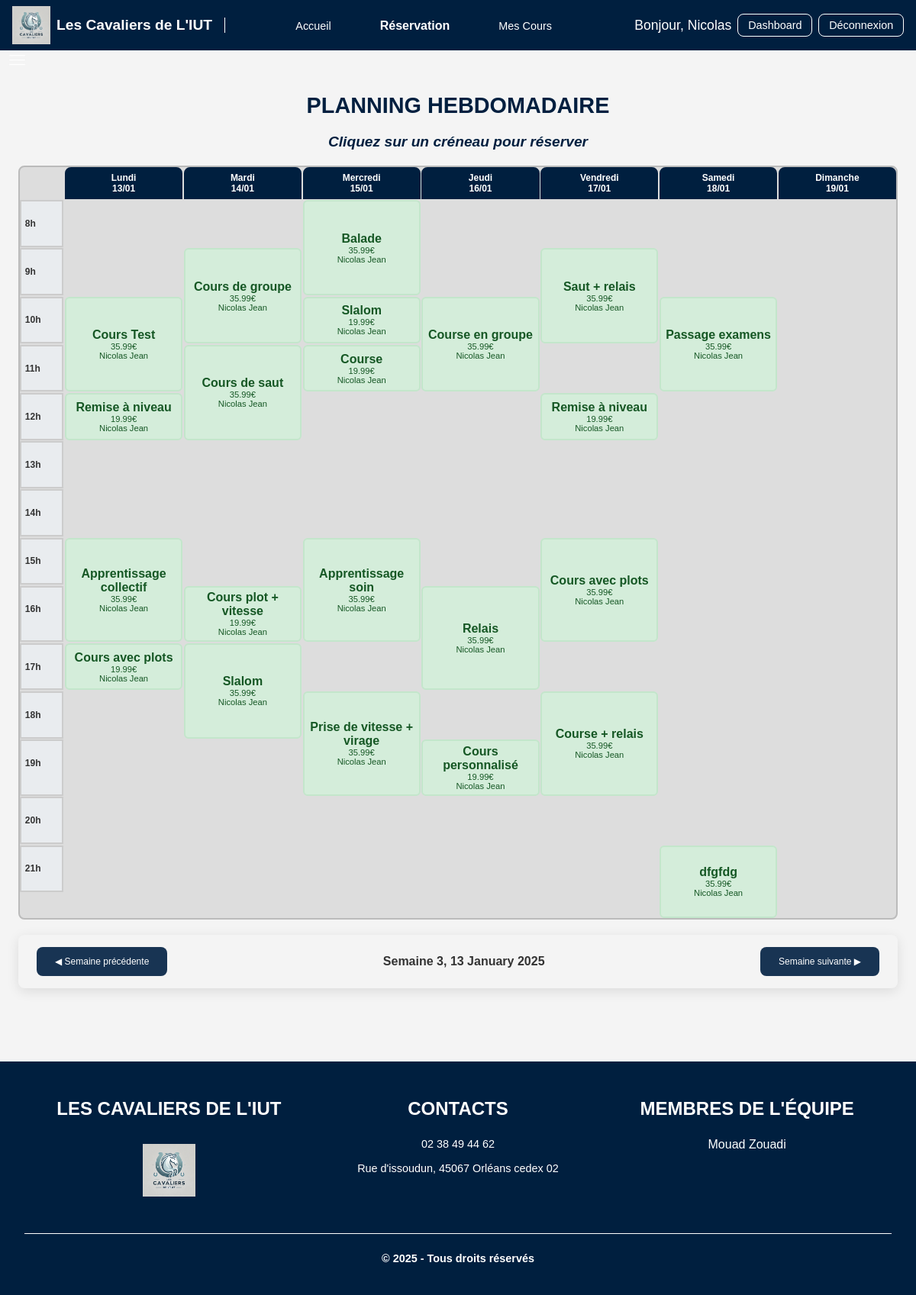
Page /index.php?action=planning&week=3&year=2025 (signed in) on the committed database.
### tables this page shows
CREATE TABLE PERSONNE
(
    id_p             INT PRIMARY KEY AUTO_INCREMENT,
    nom              VARCHAR(42),
    prenom           VARCHAR(42),
    adresse          VARCHAR(100),
    telephone        VARCHAR(15),
    email            VARCHAR(100),
    mdp              VARCHAR(64),
    experience       TEXT           NULL,
    salaire          DECIMAL(10, 2) NULL,
    poids            FLOAT          NULL CHECK (poids > 9 AND poids < 51),
    cotisation       BOOLEAN,
    date_inscription DATE    DEFAULT (CURRENT_DATE),
    niveau           INT            NULL CHECK (niveau > 0 AND niveau < 4),
    admin            BOOLEAN DEFAULT FALSE
);

CREATE TABLE COURS_REALISE
(
    id_cours    INT      NOT NULL,
    id_moniteur INT      NOT NULL,
    dateR       DATETIME NOT NULL,
    PRIMARY KEY (id_cours, dateR),
    FOREIGN KEY (id_cours) REFERENCES COURS_PROGRAMME (id_cp),
    FOREIGN KEY (id_moniteur) REFERENCES PERSONNE (id_p)
);

CREATE TABLE COURS_PROGRAMME
(
    id_cp            INT PRIMARY KEY AUTO_INCREMENT,
    nom_cours        VARCHAR(42),
    niveau           INT CHECK (niveau > 0 AND niveau < 4),
    duree            INT CHECK (duree > 0 AND duree < 3),
    heure            TIME CHECK (HOUR(heure) > 0 AND HOUR(heure) < 25),
    jour             VARCHAR(16) CHECK (jour IN
                                        ('Lundi', 'Mardi', 'Mercredi', 'Jeudi', 'Vendredi', 'Samedi', 'Dimanche')),
    Ddd              date,
    Ddf              date,
    nb_personnes_max INT CHECK (nb_personnes_max > 0 AND nb_personnes_max < 11)
);

### index.php (called while the page is built, shortened)
<?php
$router = new Router();
$router->execute();
?>

### App/Database/Database.php (called while the page is built, shortened)
<?php
abstract class Database implements IDatabase
{
    public function query($statement) {
        $pdo = $this->getPDO();
        return $pdo->query($statement);
    }
    public function prepare($statement, $options = []) {
        $pdo = $this->getPDO();
        return $pdo->prepare($statement, $options);
    }
}

### App/Controllers/Planning/PlanningDB.php (called while the page is built, shortened)
<?php
class PlanningDB
{
    static function getWeeklySchedule()
    {
        $stmt = App::getApp()->getDB()->query("
        SELECT
            cp.id_cp,
            cp.nom_cours,
            cp.niveau,
            cp.duree,
            cp.heure,
            cp.jour,
            cp.Ddd,
            cp.Ddf,
            cp.nb_personnes_max,
            p.nom AS nom_moniteur,
            p.prenom AS prenom_moniteur,
            cr.dateR
        FROM COURS_REALISE cr
        LEFT JOIN COURS_PROGRAMME cp ON cp.id_cp = cr.id_cours
        LEFT JOIN PERSONNE p ON cr.id_moniteur = p.id_p
        LEFT JOIN RESERVER r ON cp.id_cp = r.id_cours
        GROUP BY
            cp.id_cp, cp.jour, cp.heure, cp.nom_cours, cp.niveau, cp.duree, cp.nb_personnes_max, p.nom, p.prenom, cr.dateR
        ORDER BY
            CASE cp.jour
                WHEN 'Lundi' THEN 1
                WHEN 'Mardi' THEN 2
                WHEN 'Mercredi' THEN 3
                WHEN 'Jeudi' THEN 4
                WHEN 'Vendredi' THEN 5
                WHEN 'Samedi' THEN 6
                WHEN 'Dimanche' THEN 7
                ELSE 8
            END,
            cp.heure
    ");
        return $stmt->fetchAll(PDO::FETCH_ASSOC);
    }
}
?>

### App/Autoloader.php (called while the page is built, shortened)
<?php
class Autoloader{
    static function autoload($fqcn): void{
        $path = str_replace('\\', '/', $fqcn);
    }
}

### App/Views/Template.php (called while the page is built, shortened)
<?php
final class Template {
    private string $path;
    private string $layout;
    private array $cssFiles;
    private string $content;
    public function __construct(string $path) {
        $this->path = $path;
    }
    public function getPath():string {
        return $this->path;
    }
    public function getLayout():string {
        return $this->layout;
    }
    public function getContent():string {
        return $this->content;
    }
    public function getCssFiles():array {
        return $this->cssFiles;
    }
    public function setLayout(string $layout):self {
        $this->layout = $layout;
        return $this;
    }
    public function setContent(string $content):self {
        $this->content = $content;
        return $this;
    }
    public function setCssFiles(array $cssFiles):self {
        $this->cssFiles = $cssFiles;
        return $this;
    }
    public function compile():string {
        $cssFiles = $this->getCssFiles();
        $content = $this->getContent();
        require sprintf('%s/%s.php', $this->getPath(), $this->getLayout());
        return ob_get_clean();
    }
}
?>

### App/Controllers/Auth/Auth.php (called while the page is built, shortened)
<?php
class Auth
{
    static function isUserLoggedIn(): bool
    {
        return isset($_SESSION['user_id']);
    }
    static function isInstructor(): bool
    {
        return isset($_SESSION['is_instructor']) && $_SESSION['is_instructor'];
    }
    static function getCurrentUser(): ?array
    {
        if (self::isUserLoggedIn()) {
            return [
                'id' => $_SESSION['user_id'],
                'name' => $_SESSION['user_name'],
                'email' => $_SESSION['user_email'],
                'is_instructor' => $_SESSION['is_instructor'],
                'is_admin' => $_SESSION['is_admin']
            ];
        }
        return null;
    }
    static function getCurrentUserObj() {
        if (self::isUserLoggedIn()) {
            return self::getUserById($_SESSION['user_id']);
        }
        return null;
    }
    static function getUserById($id) {
        $query = App::getApp()->getDB()->prepare('SELECT * FROM PERSONNE WHERE id_p = :id_p');
        $query->execute(array(':id_p' => $id));
        $user = $query->fetch();
        return self::createUserObject($user);
    }
    private static function createUserObject($user)
    {
        $userObj = null;
        if ($user) {
            if (isset($user['salaire'])) {
                $userObj = new Instructor($user['id_p'], $user['nom'], $user['prenom'], $user['adresse'], $user['email'], $user['telephone'], $user['niveau'], $user['poids'], $user['mdp'], $user['date_inscription'], $user['cotisation'], $user['admin'], $user['salaire'], $user['experience']);
            } else {
                $userObj = new User($user['id_p'], $user['nom'], $user['prenom'], $user['adresse'], $user['email'], $user['telephone'], $user['niveau'], $user['poids'], $user['mdp'], $user['date_inscription'], $user['cotisation'], $user['admin']);
            }
        }
        return $userObj;
    }
}
?>

### App/Controllers/Planning/Cours/Cours.php (the view, shortened to what this page needs)
<?php
class Cours {
    public $id_cours;
    public $date;
    public $heure;
    public $duree;
    public $nom_cours;
    public $niveau;
    public $nb_personnes_max;
    public $nom_moniteur;
    public $participants;
    public $prix;
    public function __construct($jour, $heure, $duree, $nom_cours, $niveau, $nb_personnes_max, $nom_moniteur,$date, $id_cours, $participants) {
        $this->heure = $heure;
        $this->duree = $duree;
        $this->nom_cours = $nom_cours;
        $this->niveau = $niveau;
        $this->nom_moniteur = $nom_moniteur;
        $this->nb_personnes_max = $nb_personnes_max;
        $this->date = $date;
        $this->id_cours = $id_cours;
        if($this->duree == 2){
            $this->prix = 35.99;
        }else{
            $this->prix = 19.99;
        }
        $this->participants = $participants;
    }
    public function getHeure() {
        return $this->heure;
    }
    public function __repr__() {
        $unformattedDate = new DateTime($this->date);
        $startTime = new DateTime($this->heure);
        $formattedTime = $startTime->format('H:i:s');
        $endTime = clone $startTime;
        $endTime->modify("+{$this->duree} hours");
        $formattedTimeFin = $endTime->format('H:i:s');
        return "
            <div class='course' onclick='openBookingPopup(" . json_encode([
                'nom_cours' => $this->nom_cours,
                'moniteur' => $this->nom_moniteur,
                'nb_personnes_max' => $this->nb_personnes_max,
                'date' => $unformattedDate->format('Y-m-d'),
                'heure' => $formattedTime,
                'heureFin' => $formattedTimeFin,
                'id_cours' => $this->id_cours,
                'prix' => $this->prix,
                'id_user' => $_SESSION['user']['id'],
                'niveau' => $this->niveau,
                'participants' => $this->participants
            ]) . ")'>
                <h4>" . htmlspecialchars($this->nom_cours) . "</h4>
                <p><strong></strong> " . htmlspecialchars($this->prix) . "€</p>
                <p><strong></strong> " . htmlspecialchars($this->nom_moniteur) . "</p>
            </div>";
    }
}
?>

### App/Controllers/Planning/Planning.php (shortened to what this page needs)
<?php
class Planning
{
    private array $planning = [];
    private $id_client;
    private $id_poney;
    public function __construct(int $week, int $year, $id_client,$id_poney)
    {
        $this->id_client = $id_client;
        $this->id_poney = $id_poney;
    }
    public function generatePlanning(): void
    {
        if($this->id_client){
            $moniteur = Auth::getUserById($this->id_client);
            if ($moniteur->isInstructor()) {
                $schedule = PlanningDB::getWeeklyScheduleForInstructor($moniteur->id);
            } else {
                $schedule = PlanningDB::getWeeklyScheduleForClient($this->id_client);
            }
        }elseif($this->id_poney){
            $schedule = PlanningDB::getWeeklyScheduleForPoney($this->id_poney);
        }else{
        $schedule = PlanningDB::getWeeklySchedule();
        }
    }
    private function addCoursToPlanning(Cours $cours): void
    {
        $jour = $cours->getJour();
        $heure = $cours->getHeure();
        $heure = (int)substr($heure, 0, 2);
        $duree = $cours->getDuree();
        if (!isset($this->planning[$jour])) {
            $this->planning[$jour] = [];
        }
        $case = ($duree === 1) ? new CaseSimple() : new CaseDouble();
        $case->addCours($cours);
        $this->planning[$jour][$heure] = $case;
    }
    public function renderPlanning(): string
    {
        $jours = ['Lundi', 'Mardi', 'Mercredi', 'Jeudi', 'Vendredi', 'Samedi', 'Dimanche'];
        $planningHtml = '';
        foreach ($this->planning as $jour => $cases) {
            foreach ($cases as $heure => $case) {
                $jourIndex = array_search($jour, $jours) + 2;
                $startRow = $heure - 6;
                $rowSpan = $case->getDuration();
                $planningHtml .= "<div class='course-case' style='grid-column: $jourIndex; grid-row: $startRow / span $rowSpan'>";
                $planningHtml .= $case->__repr__();
                $planningHtml .= "</div>";
            }
        }
        return $planningHtml;
    }
}
?>

### App/Controllers/Planning/Cours/CaseDouble.php (shortened to what this page needs)
<?php
class CaseDouble extends ConteneurCours {
    public function getDuration() {
        return 2;
    }
    public function __repr__() {
        $html = "<div class='case-double' style='grid-row: span 2;'>";
        foreach ($this->cours as $cours) {
            $html .= $cours->__repr__();
        }
        $html .= "</div>";
        return $html;
    }
}
?>

### App/Controllers/Planning/Cours/CaseSimple.php (shortened to what this page needs)
<?php
class CaseSimple extends ConteneurCours {
    public function getDuration() {
        return 1;
    }
    public function __repr__() {
        $html = "<div class='case-simple'>";
        foreach ($this->cours as $cours) {
            $html .= $cours->__repr__();
        }
        $html .= "</div>";
        return $html;
    }
}
?>

### templates/main.php (shortened to what this page needs)
<!DOCTYPE html>
<html lang="fr">
<head>
    <link rel="stylesheet" href="./static/css/header.css">
    <link rel="stylesheet" href="./static/css/footer.css">
    <link rel="stylesheet" href="./static/css/aside.css">
    <?php
    if (!empty($cssFiles)) {
        foreach ($cssFiles as $cssFile) {
            echo '<link rel="stylesheet" href="./static/css/' . $cssFile . '">';
        }
    }
    ?>
</head>
<body>
<header>
    <div class="logo">
        <img src="static/images/logo.png" alt="Logo">
        <h1>Les Cavaliers de L'IUT</h1>
    </div>
    <nav class="nav-menu">
        <ul>
            <li><a href="./index.php"
                   class="<?php echo (basename($_SERVER['PHP_SELF']) == 'index.php' && !isset($_GET['action']) || (isset($_GET['action']) && $_GET['action'] == 'home')) ? 'active' : ''; ?>">Accueil</a>
            </li>
            <?php
            if (!Auth::isUserLoggedIn()) {
                ?>
                <li><a href="index.php?action=register"
                       class="<?php echo (isset($_GET['action']) && $_GET['action'] == 'register') ? 'active' : ''; ?>">Inscription</a>
                </li>
                <?php
            } else {
                ?>
                <li><a href="index.php?action=planning"
                       class="<?php echo (isset($_GET['action']) && $_GET['action'] == 'planning') ? 'active' : ''; ?>">Réservation</a>
                </li>
                <li><a href="index.php?action=coursReserver"
                       class="<?php echo (isset($_GET['action']) && $_GET['action'] == 'coursReserver') ? 'active' : ''; ?>">
                        Mes Cours</a></li>
                <?php
            }
            ?>
        </ul>
    </nav>
    <div class="actions">
        <?php
        if (Auth::isUserLoggedIn()) {
            echo '<p>Bonjour, ' . Auth::getCurrentUser()['name'] . '</p>';
            if (Auth::isInstructor()) {
                echo '<a href="index.php?action=dashboard">Dashboard</a>';
            }
            echo '<a href="index.php?action=logout">Déconnexion</a>';
        } else {
            echo '<a href="index.php?action=login">Connexion</a>';
        }
        ?>
    </div>
</header>
<?php if (Auth::isUserLoggedIn()) { ?>
<img class =toggle-aside src="static/images/menu_inverted.png" alt="menu image">
<?php } ?>
<main>
    <?php echo $content ?? null ?>
</main>
<footer>
    <div class="col1">
        <H3>
            Les Cavaliers de l'IUT
        </H3>
        <img src="static/images/logo.png" alt="logo">
    </div>
    <div class="col2">
        <H3>
            Contacts
        </H3>
        <p>02 38 49 44 62</p>
        <p>Rue d'issoudun, 45067 Orléans cedex 02</p>
    </div>
    <div class="col3">
        <H3>
            Membres de l'équipe
        </H3>
        <ul>
            <li>Mouad Zouadi</li>
        </ul>
    </div>
    <div class="horizontal">
        <p><strong>&copy; 2025 - Tous droits réservés</strong></p>
    </div>
</footer>
</body>
</html>

### rows in the picture
personne: prenom "Nicolas"
cours_realise: id_cours.nom_cours "Cours Test", prix "35.99", nom_moniteur "Nicolas Jean"
cours_realise: id_cours.nom_cours "Remise à niveau", prix "19.99", nom_moniteur "Nicolas Jean"
cours_realise: id_cours.nom_cours "Apprentissage collectif", prix "35.99", nom_moniteur "Nicolas Jean"
cours_realise: id_cours.nom_cours "Cours avec plots", prix "19.99", nom_moniteur "Nicolas Jean"
cours_realise: id_cours.nom_cours "Cours de groupe", prix "35.99", nom_moniteur "Nicolas Jean"
cours_realise: id_cours.nom_cours "Cours de saut", prix "35.99", nom_moniteur "Nicolas Jean"
cours_realise: id_cours.nom_cours "Cours plot + vitesse", prix "19.99", nom_moniteur "Nicolas Jean"
cours_realise: id_cours.nom_cours "Slalom", prix "35.99", nom_moniteur "Nicolas Jean"
cours_realise: id_cours.nom_cours "Balade", prix "35.99", nom_moniteur "Nicolas Jean"
cours_realise: id_cours.nom_cours "Slalom", prix "19.99", nom_moniteur "Nicolas Jean"
cours_realise: id_cours.nom_cours "Course", prix "19.99", nom_moniteur "Nicolas Jean"
cours_realise: id_cours.nom_cours "Apprentissage soin", prix "35.99", nom_moniteur "Nicolas Jean"
cours_realise: id_cours.nom_cours "Prise de vitesse + virage", prix "35.99", nom_moniteur "Nicolas Jean"
cours_realise: id_cours.nom_cours "Course en groupe", prix "35.99", nom_moniteur "Nicolas Jean"
cours_realise: id_cours.nom_cours "Relais", prix "35.99", nom_moniteur "Nicolas Jean"
cours_realise: id_cours.nom_cours "Cours personnalisé", prix "19.99", nom_moniteur "Nicolas Jean"
cours_realise: id_cours.nom_cours "Saut + relais", prix "35.99", nom_moniteur "Nicolas Jean"
cours_realise: id_cours.nom_cours "Remise à niveau", prix "19.99", nom_moniteur "Nicolas Jean"
cours_realise: id_cours.nom_cours "Cours avec plots", prix "35.99", nom_moniteur "Nicolas Jean"
cours_realise: id_cours.nom_cours "Course + relais", prix "35.99", nom_moniteur "Nicolas Jean"
cours_realise: id_cours.nom_cours "Passage examens", prix "35.99", nom_moniteur "Nicolas Jean"
cours_realise: id_cours.nom_cours "dfgfdg", prix "35.99", nom_moniteur "Nicolas Jean"

### other values in the picture
$jour "Lundi"
$date "13/01"
$jour "Mardi"
$date "14/01"
$jour "Mercredi"
$date "15/01"
$jour "Jeudi"
$date "16/01"
$jour "Vendredi"
$date "17/01"
$jour "Samedi"
$date "18/01"
$jour "Dimanche"
$date "19/01"
$this->week "3"
